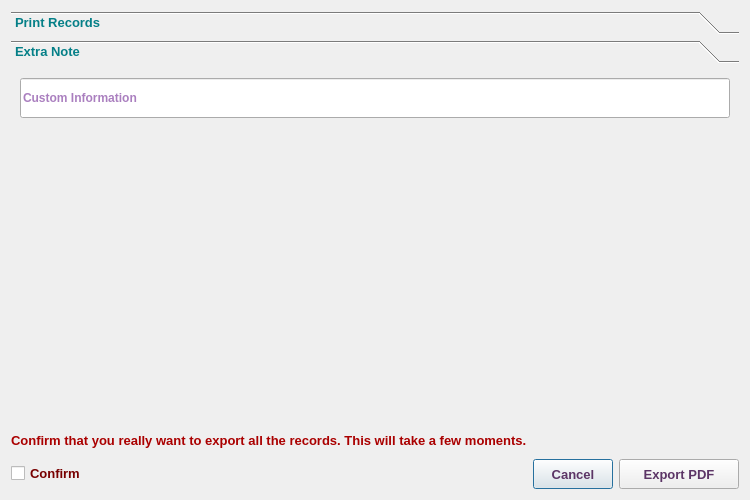
<?xml version="1.0" encoding="UTF-8"?>
<ui version="4.0">
 <class>ExportPdfDialog</class>
 <widget class="QDialog" name="ExportPdfDialog">
  <property name="geometry">
   <rect>
    <x>0</x>
    <y>0</y>
    <width>750</width>
    <height>500</height>
   </rect>
  </property>
  <property name="minimumSize">
   <size>
    <width>750</width>
    <height>500</height>
   </size>
  </property>
  <property name="maximumSize">
   <size>
    <width>16777215</width>
    <height>16777215</height>
   </size>
  </property>
  <property name="font">
   <font>
    <family>Tahoma</family>
    <pointsize>10</pointsize>
   </font>
  </property>
  <property name="windowTitle">
   <string>Report Preview</string>
  </property>
  <property name="windowIcon">
   <iconset resource="../image.qrc">
    <normaloff>:/Image/report.png</normaloff>:/Image/report.png</iconset>
  </property>
  <layout class="QVBoxLayout" name="verticalLayout">
   <item>
    <widget class="QToolBox" name="toolBox">
     <property name="font">
      <font>
       <weight>75</weight>
       <bold>true</bold>
      </font>
     </property>
     <property name="styleSheet">
      <string notr="true">color: rgb(4, 127, 135);</string>
     </property>
     <property name="currentIndex">
      <number>1</number>
     </property>
     <widget class="QWidget" name="page">
      <property name="geometry">
       <rect>
        <x>0</x>
        <y>0</y>
        <width>732</width>
        <height>353</height>
       </rect>
      </property>
      <attribute name="label">
       <string>Print Records</string>
      </attribute>
      <layout class="QVBoxLayout" name="verticalLayout_3">
       <item>
        <widget class="QTableView" name="tv">
         <property name="font">
          <font>
           <family>Tahoma</family>
           <pointsize>10</pointsize>
          </font>
         </property>
         <property name="styleSheet">
          <string notr="true">color: rgb(0, 0, 0);</string>
         </property>
         <property name="alternatingRowColors">
          <bool>true</bool>
         </property>
         <property name="selectionMode">
          <enum>QAbstractItemView::SingleSelection</enum>
         </property>
         <property name="selectionBehavior">
          <enum>QAbstractItemView::SelectRows</enum>
         </property>
        </widget>
       </item>
       <item>
        <widget class="QCheckBox" name="odfChB">
         <property name="font">
          <font>
           <family>Tahoma</family>
           <pointsize>10</pointsize>
           <weight>75</weight>
           <bold>true</bold>
          </font>
         </property>
         <property name="styleSheet">
          <string notr="true">color: rgb(0, 0, 127);</string>
         </property>
         <property name="text">
          <string>Include Corresponding ODF</string>
         </property>
        </widget>
       </item>
      </layout>
     </widget>
     <widget class="QWidget" name="page_2">
      <property name="geometry">
       <rect>
        <x>0</x>
        <y>0</y>
        <width>732</width>
        <height>353</height>
       </rect>
      </property>
      <attribute name="label">
       <string>Extra Note</string>
      </attribute>
      <layout class="QVBoxLayout" name="verticalLayout_2">
       <item>
        <widget class="QLineEdit" name="customInfoLE">
         <property name="minimumSize">
          <size>
           <width>0</width>
           <height>40</height>
          </size>
         </property>
         <property name="maximumSize">
          <size>
           <width>16777215</width>
           <height>40</height>
          </size>
         </property>
         <property name="font">
          <font>
           <weight>75</weight>
           <bold>true</bold>
          </font>
         </property>
         <property name="styleSheet">
          <string notr="true">color: rgb(85, 0, 127);</string>
         </property>
         <property name="placeholderText">
          <string>Custom Information</string>
         </property>
        </widget>
       </item>
       <item>
        <spacer name="verticalSpacer">
         <property name="orientation">
          <enum>Qt::Vertical</enum>
         </property>
         <property name="sizeHint" stdset="0">
          <size>
           <width>20</width>
           <height>284</height>
          </size>
         </property>
        </spacer>
       </item>
      </layout>
     </widget>
    </widget>
   </item>
   <item>
    <widget class="QLabel" name="confirmLbl">
     <property name="minimumSize">
      <size>
       <width>0</width>
       <height>25</height>
      </size>
     </property>
     <property name="maximumSize">
      <size>
       <width>16777215</width>
       <height>25</height>
      </size>
     </property>
     <property name="font">
      <font>
       <family>Tahoma</family>
       <pointsize>10</pointsize>
       <weight>75</weight>
       <bold>true</bold>
      </font>
     </property>
     <property name="styleSheet">
      <string notr="true">color: rgb(170, 0, 0);</string>
     </property>
     <property name="text">
      <string>Confirm that you really want to export all the records. This will take a few moments.</string>
     </property>
    </widget>
   </item>
   <item>
    <layout class="QHBoxLayout" name="horizontalLayout">
     <item>
      <widget class="QCheckBox" name="confirmChB">
       <property name="font">
        <font>
         <family>Tahoma</family>
         <pointsize>10</pointsize>
         <weight>75</weight>
         <bold>true</bold>
        </font>
       </property>
       <property name="styleSheet">
        <string notr="true">color: rgb(120, 0, 0);</string>
       </property>
       <property name="text">
        <string>Confirm</string>
       </property>
      </widget>
     </item>
     <item>
      <spacer name="horizontalSpacer">
       <property name="font">
        <font>
         <family>Tahoma</family>
         <pointsize>10</pointsize>
        </font>
       </property>
       <property name="orientation">
        <enum>Qt::Horizontal</enum>
       </property>
       <property name="sizeHint" stdset="0">
        <size>
         <width>40</width>
         <height>20</height>
        </size>
       </property>
      </spacer>
     </item>
     <item>
      <widget class="QPushButton" name="cancelBtn">
       <property name="sizePolicy">
        <sizepolicy hsizetype="Preferred" vsizetype="Fixed">
         <horstretch>0</horstretch>
         <verstretch>0</verstretch>
        </sizepolicy>
       </property>
       <property name="minimumSize">
        <size>
         <width>80</width>
         <height>30</height>
        </size>
       </property>
       <property name="maximumSize">
        <size>
         <width>120</width>
         <height>30</height>
        </size>
       </property>
       <property name="font">
        <font>
         <family>Tahoma</family>
         <pointsize>10</pointsize>
         <weight>75</weight>
         <bold>true</bold>
        </font>
       </property>
       <property name="styleSheet">
        <string notr="true">color: rgb(92, 53, 102);</string>
       </property>
       <property name="text">
        <string>Cancel</string>
       </property>
      </widget>
     </item>
     <item>
      <widget class="QPushButton" name="okBtn">
       <property name="sizePolicy">
        <sizepolicy hsizetype="Preferred" vsizetype="Fixed">
         <horstretch>0</horstretch>
         <verstretch>0</verstretch>
        </sizepolicy>
       </property>
       <property name="minimumSize">
        <size>
         <width>120</width>
         <height>30</height>
        </size>
       </property>
       <property name="maximumSize">
        <size>
         <width>180</width>
         <height>30</height>
        </size>
       </property>
       <property name="font">
        <font>
         <family>Tahoma</family>
         <pointsize>10</pointsize>
         <weight>75</weight>
         <bold>true</bold>
        </font>
       </property>
       <property name="styleSheet">
        <string notr="true">color: rgb(92, 53, 102);</string>
       </property>
       <property name="text">
        <string>Export PDF</string>
       </property>
       <property name="icon">
        <iconset resource="../image.qrc">
         <normaloff>:/Image/pdf.png</normaloff>:/Image/pdf.png</iconset>
       </property>
       <property name="iconSize">
        <size>
         <width>20</width>
         <height>20</height>
        </size>
       </property>
       <property name="checkable">
        <bool>false</bool>
       </property>
      </widget>
     </item>
    </layout>
   </item>
  </layout>
 </widget>
 <tabstops>
  <tabstop>confirmChB</tabstop>
  <tabstop>okBtn</tabstop>
  <tabstop>cancelBtn</tabstop>
 </tabstops>
 <resources>
  <include location="../image.qrc"/>
 </resources>
 <connections/>
</ui>
